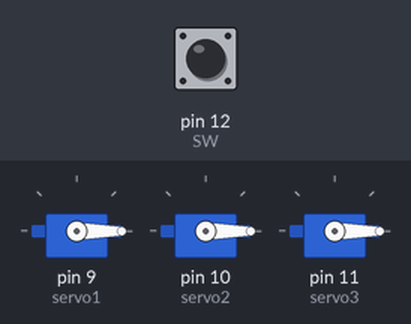
The sketch below on a simulated Arduino Uno, built with avr-gcc and run on an emulated ATmega328P. On the bench: 3 × servo. The inputs (shaded band) are chosen by the test bench; at power-on: pin 12 (SW) HIGH.

Above: at 1.2 s.
1.3 s: pin 12 (SW) pulled LOW for 0.15 s
At 1.37 s:
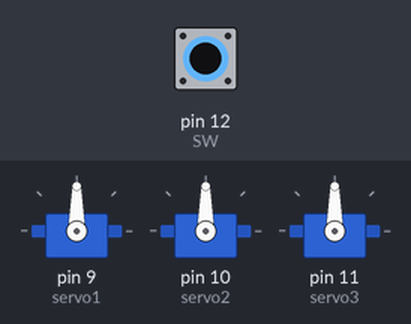
2.9 s: pin 12 (SW) pulled LOW for 3.2 s
At 7.0 s:
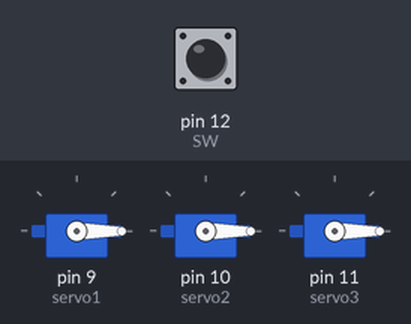
Timing chart, 0 to 8.5 s (numbered marks = the images above; inputs shaded):
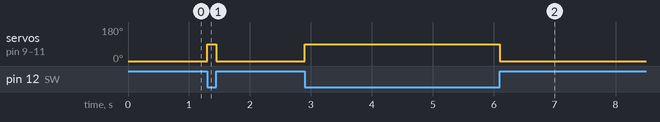

The sketch:

ROBOT.ino
```cpp
#include <Servo.h>

#define SW 12
Servo servo1;
Servo servo2;
Servo servo3;

void setup()
{
  servo1.attach(9);
  servo2.attach(10);
  servo3.attach(11);

  pinMode(SW,INPUT);
  digitalWrite(SW,HIGH);
}

void loop()
{
   if(digitalRead(SW)==LOW){
     servo1.write(90);
     servo2.write(90);
     servo3.write(90);
   }else{
     servo1.write(0);
     servo2.write(0);
     servo3.write(0);
   }
}
```

Measured:
- after the input at 1.3 s, servo on pin 9 (servo1), servo on pin 10 (servo2), servo on pin 11 (servo3): 0° → 90° at once, → 0° 0.15 s later
- after the input at 2.9 s, servo on pin 9 (servo1), servo on pin 10 (servo2), servo on pin 11 (servo3): 0° → 90° at once, → 0° 3.2 s later
